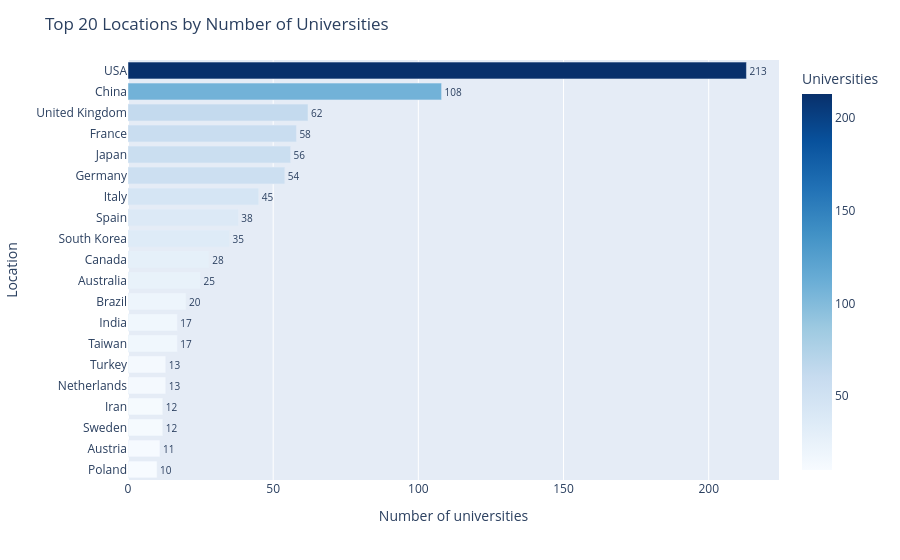

Notebook source saved alongside this figure:
### Markdown cell above
#### Top 20 Locations by Number of Universities

### Code cell
location_counts_20 = df['Location'].value_counts().head(20).reset_index()
location_counts_20.columns = ['Location', 'Universities']

#Bar_h
fig = px.bar(
    location_counts_20,
    x='Universities',
    y='Location',
    orientation='h',
    text='Universities',
    color='Universities',
    color_continuous_scale='Blues'
)

fig.update_traces(textposition='outside', textfont_size=10)
fig.update_layout(
    title='Top 20 Locations by Number of Universities',
    xaxis_title='Number of universities',
    yaxis_title='Location',
    yaxis=dict(autorange='reversed'))

fig.show()

### Figure 1 — Plotly figure (JSON) as saved in the notebook; plotly's stock layout.template omitted (floating-point values rounded to 4 significant figures)
{"data": [{"hovertemplate": "Universities=%{marker.color}<br>Location=%{y}<extra></extra>", "legendgroup": "", "marker": {"color": [213, 108, 62, 58, 56, 54, 45, 38, 35, 28, 25, 20, 17, 17, 13, 13, 12, 12, 11, 10], "coloraxis": "coloraxis", "pattern": {"shape": ""}}, "name": "", "orientation": "h", "showlegend": false, "text": [213.0, 108.0, 62.0, 58.0, 56.0, 54.0, 45.0, 38.0, 35.0, 28.0, 25.0, 20.0, 17.0, 17.0, 13.0, 13.0, 12.0, 12.0, 11.0, 10.0], "textfont": {"size": 10}, "textposition": "outside", "type": "bar", "x": [213, 108, 62, 58, 56, 54, 45, 38, 35, 28, 25, 20, 17, 17, 13, 13, 12, 12, 11, 10], "xaxis": "x", "y": ["USA", "China", "United Kingdom", "France", "Japan", "Germany", "Italy", "Spain", "South Korea", "Canada", "Australia", "Brazil", "India", "Taiwan", "Turkey", "Netherlands", "Iran", "Sweden", "Austria", "Poland"], "yaxis": "y"}], "layout": {"barmode": "relative", "coloraxis": {"colorbar": {"title": {"text": "Universities"}}, "colorscale": [[0, "rgb(247,251,255)"], [0.125, "rgb(222,235,247)"], [0.25, "rgb(198,219,239)"], [0.375, "rgb(158,202,225)"], [0.5, "rgb(107,174,214)"], [0.625, "rgb(66,146,198)"], [0.75, "rgb(33,113,181)"], [0.875, "rgb(8,81,156)"], [1, "rgb(8,48,107)"]]}, "legend": {"tracegroupgap": 0}, "margin": {"t": 60}, "title": {"text": "Top 20 Locations by Number of Universities"}, "xaxis": {"anchor": "y", "domain": [0, 1], "title": {"text": "Number of universities"}}, "yaxis": {"anchor": "x", "autorange": "reversed", "domain": [0, 1], "title": {"text": "Location"}}}}
